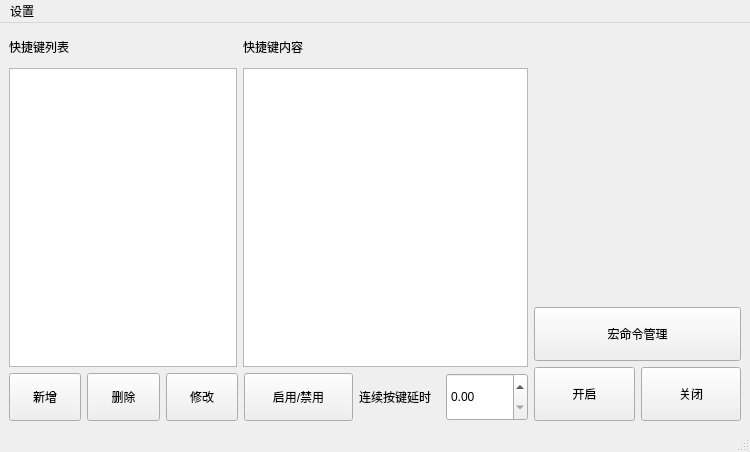
<?xml version="1.0" encoding="UTF-8"?>
<ui version="4.0">
 <class>MainWindow</class>
 <widget class="QMainWindow" name="MainWindow">
  <property name="geometry">
   <rect>
    <x>0</x>
    <y>0</y>
    <width>750</width>
    <height>452</height>
   </rect>
  </property>
  <property name="windowTitle">
   <string>MainWindow</string>
  </property>
  <widget class="QWidget" name="centralwidget">
   <layout class="QHBoxLayout" name="horizontalLayout_4" stretch="5,2">
    <item>
     <layout class="QVBoxLayout" name="verticalLayout_5" stretch="7,1">
      <item>
       <layout class="QHBoxLayout" name="horizontalLayout_3" stretch="4,5">
        <item>
         <layout class="QVBoxLayout" name="verticalLayout" stretch="1,10">
          <item>
           <widget class="QLabel" name="info_label_4">
            <property name="text">
             <string>快捷键列表</string>
            </property>
           </widget>
          </item>
          <item>
           <widget class="QListWidget" name="key_name_listWidget">
            <property name="sizePolicy">
             <sizepolicy hsizetype="Preferred" vsizetype="Preferred">
              <horstretch>0</horstretch>
              <verstretch>0</verstretch>
             </sizepolicy>
            </property>
           </widget>
          </item>
         </layout>
        </item>
        <item>
         <layout class="QVBoxLayout" name="verticalLayout_2" stretch="1,10">
          <item>
           <widget class="QLabel" name="info_label_5">
            <property name="text">
             <string>快捷键内容</string>
            </property>
           </widget>
          </item>
          <item>
           <widget class="QListWidget" name="key_info_listWidget">
            <property name="sizePolicy">
             <sizepolicy hsizetype="Preferred" vsizetype="Preferred">
              <horstretch>0</horstretch>
              <verstretch>0</verstretch>
             </sizepolicy>
            </property>
           </widget>
          </item>
         </layout>
        </item>
       </layout>
      </item>
      <item>
       <layout class="QHBoxLayout" name="horizontalLayout" stretch="8,8,8,12,9,9">
        <item>
         <widget class="QPushButton" name="insert_input_pushButton">
          <property name="sizePolicy">
           <sizepolicy hsizetype="Expanding" vsizetype="Expanding">
            <horstretch>0</horstretch>
            <verstretch>0</verstretch>
           </sizepolicy>
          </property>
          <property name="minimumSize">
           <size>
            <width>50</width>
            <height>0</height>
           </size>
          </property>
          <property name="text">
           <string>新增</string>
          </property>
         </widget>
        </item>
        <item>
         <widget class="QPushButton" name="delete_key_pushButton">
          <property name="sizePolicy">
           <sizepolicy hsizetype="Expanding" vsizetype="Expanding">
            <horstretch>0</horstretch>
            <verstretch>0</verstretch>
           </sizepolicy>
          </property>
          <property name="minimumSize">
           <size>
            <width>50</width>
            <height>0</height>
           </size>
          </property>
          <property name="text">
           <string>删除</string>
          </property>
         </widget>
        </item>
        <item>
         <widget class="QPushButton" name="change_key_pushButton">
          <property name="sizePolicy">
           <sizepolicy hsizetype="Expanding" vsizetype="Expanding">
            <horstretch>0</horstretch>
            <verstretch>0</verstretch>
           </sizepolicy>
          </property>
          <property name="minimumSize">
           <size>
            <width>50</width>
            <height>0</height>
           </size>
          </property>
          <property name="text">
           <string>修改</string>
          </property>
         </widget>
        </item>
        <item>
         <widget class="QPushButton" name="change_enable_pushButton">
          <property name="sizePolicy">
           <sizepolicy hsizetype="Expanding" vsizetype="Expanding">
            <horstretch>0</horstretch>
            <verstretch>0</verstretch>
           </sizepolicy>
          </property>
          <property name="minimumSize">
           <size>
            <width>80</width>
            <height>0</height>
           </size>
          </property>
          <property name="text">
           <string>启用/禁用</string>
          </property>
         </widget>
        </item>
        <item>
         <widget class="QLabel" name="label">
          <property name="sizePolicy">
           <sizepolicy hsizetype="Expanding" vsizetype="Expanding">
            <horstretch>0</horstretch>
            <verstretch>0</verstretch>
           </sizepolicy>
          </property>
          <property name="minimumSize">
           <size>
            <width>80</width>
            <height>0</height>
           </size>
          </property>
          <property name="text">
           <string>连续按键延时</string>
          </property>
         </widget>
        </item>
        <item>
         <widget class="QDoubleSpinBox" name="delay_doubleSpinBox">
          <property name="sizePolicy">
           <sizepolicy hsizetype="Expanding" vsizetype="Expanding">
            <horstretch>0</horstretch>
            <verstretch>0</verstretch>
           </sizepolicy>
          </property>
          <property name="minimumSize">
           <size>
            <width>80</width>
            <height>0</height>
           </size>
          </property>
         </widget>
        </item>
       </layout>
      </item>
     </layout>
    </item>
    <item>
     <layout class="QVBoxLayout" name="verticalLayout_4" stretch="5,1,1">
      <item>
       <layout class="QVBoxLayout" name="verticalLayout_3" stretch="1,1">
        <item>
         <widget class="QLabel" name="info_label">
          <property name="text">
           <string/>
          </property>
          <property name="wordWrap">
           <bool>true</bool>
          </property>
         </widget>
        </item>
        <item>
         <widget class="QLabel" name="error_label">
          <property name="text">
           <string/>
          </property>
          <property name="wordWrap">
           <bool>true</bool>
          </property>
         </widget>
        </item>
       </layout>
      </item>
      <item>
       <widget class="QPushButton" name="open_macro_command_pushButton">
        <property name="sizePolicy">
         <sizepolicy hsizetype="Preferred" vsizetype="Preferred">
          <horstretch>0</horstretch>
          <verstretch>0</verstretch>
         </sizepolicy>
        </property>
        <property name="text">
         <string>宏命令管理</string>
        </property>
       </widget>
      </item>
      <item>
       <layout class="QHBoxLayout" name="horizontalLayout_2" stretch="1,1">
        <item>
         <widget class="QPushButton" name="submit_pushButton">
          <property name="sizePolicy">
           <sizepolicy hsizetype="Preferred" vsizetype="Preferred">
            <horstretch>0</horstretch>
            <verstretch>0</verstretch>
           </sizepolicy>
          </property>
          <property name="text">
           <string>开启</string>
          </property>
         </widget>
        </item>
        <item>
         <widget class="QPushButton" name="close_pushButton">
          <property name="sizePolicy">
           <sizepolicy hsizetype="Preferred" vsizetype="Preferred">
            <horstretch>0</horstretch>
            <verstretch>0</verstretch>
           </sizepolicy>
          </property>
          <property name="text">
           <string>关闭</string>
          </property>
         </widget>
        </item>
       </layout>
      </item>
     </layout>
    </item>
   </layout>
  </widget>
  <widget class="QMenuBar" name="menubar">
   <property name="geometry">
    <rect>
     <x>0</x>
     <y>0</y>
     <width>750</width>
     <height>23</height>
    </rect>
   </property>
   <widget class="QMenu" name="menu">
    <property name="title">
     <string>设置</string>
    </property>
    <addaction name="software_update_action"/>
    <addaction name="problem_feedback_action"/>
   </widget>
   <addaction name="menu"/>
  </widget>
  <widget class="QStatusBar" name="statusbar"/>
  <action name="software_update_action">
   <property name="text">
    <string>软件更新</string>
   </property>
  </action>
  <action name="problem_feedback_action">
   <property name="text">
    <string>问题反馈</string>
   </property>
  </action>
 </widget>
 <resources/>
 <connections/>
</ui>
